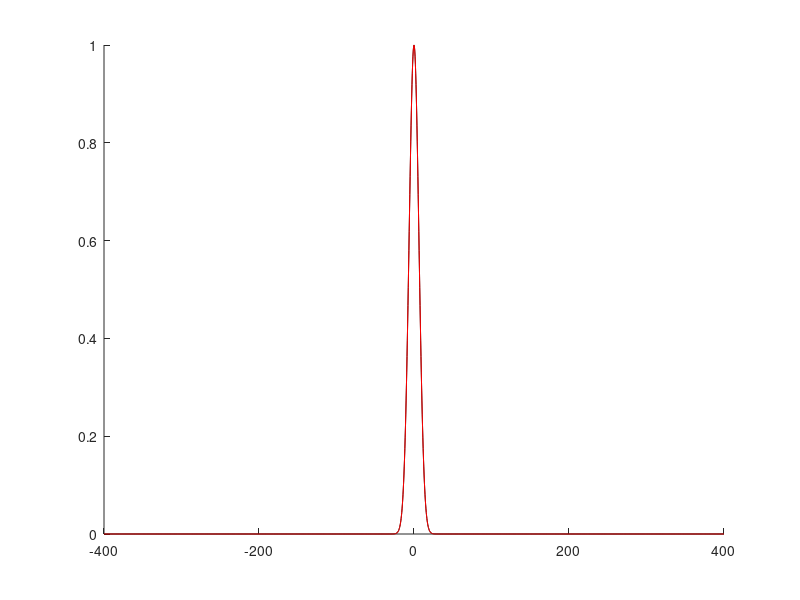

The MATLAB script that drew this image:
%%%%%%%%%pulse prop in time domain%%%%%%%%%
close all
tmax = 800; %in fs
N = 2000;
dt=tmax/(N-1);
t = (-tmax/2:dt:tmax/2);
c = 3*10^8; %speed of flight in m/s
lambda0 = 785 * 10^(-9); %carrier wavelength in meters
w0 = 2*pi*(c/lambda0) * 10^-15; %in fs^-1 units
phit = zeros(1,length(t)); %phase as a function of time
%phit = -(0.09)*(t.^1); %linear phase equals shift 
%phit = (0.04)*(t.^2); %experiment with the chirp (0.04 default)
sigsq = 4*10; %sigma squared = width of the envelope squared in fs^2
I = exp((-t.^2)/(2*sigsq)); %intensity envelope
ewt = exp(1i*(w0*t - phit));
E_real = (1).*sqrt(I).*(real(ewt));
E_comp = sqrt(I).*exp(-1i*phit);
 figure
 hold on 
% plot(t,E_comp)
% plot(t,I,'r')
 plot(t,I,'k')
% hold off
%%
dw = 2*pi/tmax;
wmax = 2*pi/dt;
w = -wmax/2:dw:wmax/2;
E_w = fftshift(fft(ifftshift(E_comp)));
S_w = (abs(E_w)).^2;
A = (S_w/max(S_w))>0.0001; %phase blanking to avoid random phase values
S_w = A.*S_w;
phiw = A.*unwrap(angle(E_w)); %phase blanking to avoid random phase values
%figure
%plotyy(w,S_w,w,phiw)
%%
E_w2 = sqrt(S_w) .* exp(-1i*phiw);
E_t2 = ifftshift(ifft(fftshift(E_w)));
%figure
plot(t,(abs(E_t2)).^2,'r')
%%
x = ((2*pi*c)./(w*10^15)).*(10^6); %Wavelength in microns
n=sqrt(1+1.03961212./(1-0.00600069867./(x.^2))+0.231792344./(1-0.0200179144./(x.^2))+1.01046945./(1-103.560653./(x.^2)));
% figure
% plot(x,n)

